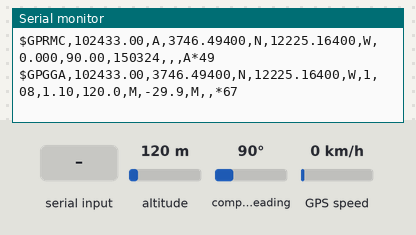
Simulated run of this program. Board: ESP32-S3. On the bench: the last lines printed to the serial monitor. Inputs (shaded band) come from the test bench; at power-on: compass heading 90°, GPS speed 0 km/h, altitude 120 m. The GPS gets a fix after 3 s at 37.7749, -122.4194 with 8 satellites.

Above: at 3.2 s.
3.3 s: compass heading set to 269°
At 4.7 s:
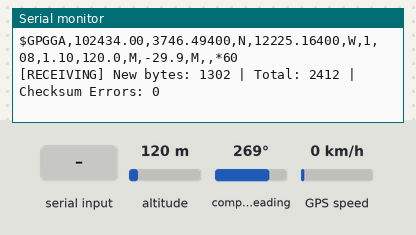
6.5 s: "1" received over the second serial link
At 6.9 s:
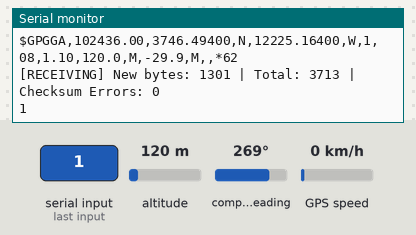
9.5 s: GPS speed set to 30 km/h
At 10.6 s:
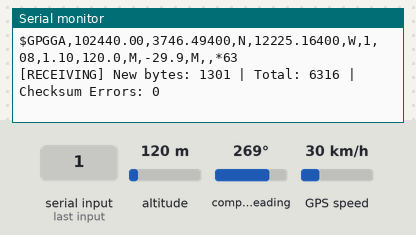
12.5 s: altitude set to 20 m
At 13.8 s:
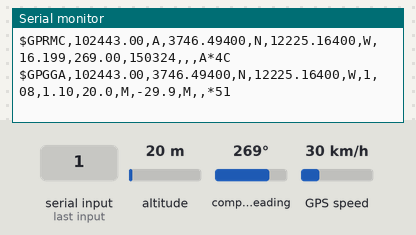
14.5 s: altitude set to 250 m
At 15.4 s:
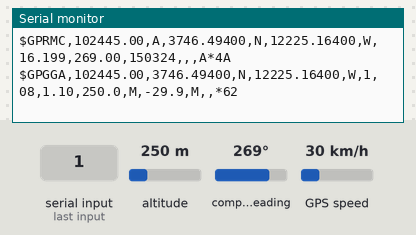
18.5 s: altitude set to 750 m
At 19.8 s:
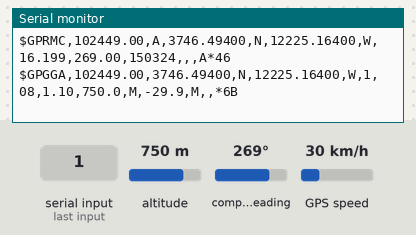
Timing chart, 0 to 21.5 s (numbered marks = the images above; inputs shaded):
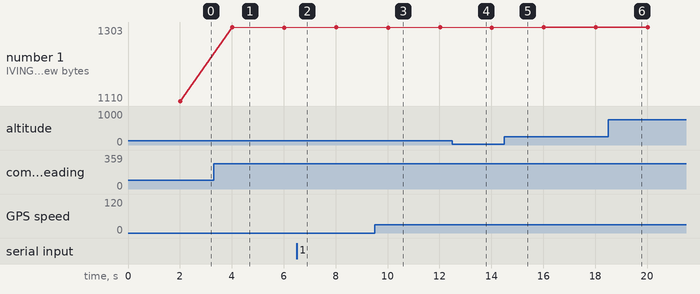

The program:

main.cpp
```cpp
#include <Arduino.h>
#include <TinyGPS++.h>

#define GPS_RX 1
#define GPS_TX 2

HardwareSerial gpsSerial(1);
TinyGPSPlus gps;

unsigned long lastDebug = 0;
uint32_t lastChars = 0;

void setup() {
  Serial.begin(115200);
  delay(2000);
  Serial.println("\n\n--- GPS RAW DATA CHECK ---");

  // Avviamo la seriale
  gpsSerial.begin(9600, SERIAL_8N1, GPS_RX, GPS_TX);
}

void loop() {
  while (gpsSerial.available() > 0) {
    char c = gpsSerial.read();
    gps.encode(c);

    // STAMPA TUTTO QUELLO CHE ARRIVA:
    // Se vedi testo leggibile ($GPRMC...), è il GPS.
    // Se vedi simboli strani o nulla, è rumore/PSRAM.
    Serial.print(c);
  }

  if (millis() - lastDebug > 2000) {
    uint32_t currentChars = gps.charsProcessed();
    uint32_t delta = currentChars - lastChars;
    lastChars = currentChars;
    lastDebug = millis();

    if (delta == 0) {
      Serial.println("\n[IDLE] No new data in the last 2 seconds.");
    } else {
      Serial.printf("\n[RECEIVING] New bytes: %u | Total: %u | Checksum Errors: %u\n",
                    delta, currentChars, gps.failedChecksum());
    }
  }
}
```

Measured:
- after the input at 3.3 s, the serial monitor: prints a new line after 0.70 s (image 1)
- after the input at 6.5 s, the serial monitor: prints a new line at once (image 2)
- after the input at 9.5 s, the serial monitor: prints a new line after 0.51 s (image 3)
- after the input at 12.5 s, the serial monitor: prints a new line after 0.52 s (image 4)
- after the input at 14.5 s, the serial monitor: prints a new line after 0.52 s (image 5)
- after the input at 18.5 s, the serial monitor: prints a new line after 0.52 s (image 6)
- plotted number 1: 1302 → 1303 after the input at 9.5 s
